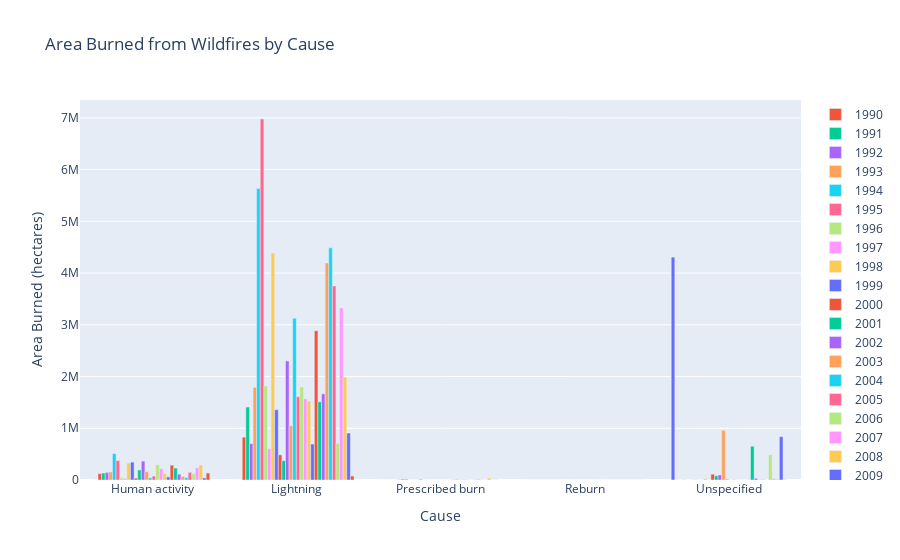

Notebook source saved alongside this figure:
### Code cell
areabygroup_causes = areabygroup.groupby(['Cause']).sum().reset_index()
cause_figs = px.bar(areabygroup_causes, x='Cause', y=2021, barmode='group', title='Area Burned from Wildfires by Cause')
for i in range(1990,2021):
    cause_figs.add_bar(x=areabygroup_causes['Cause'], y=areabygroup_causes[i], name=i)
cause_figs.update_layout(yaxis_title="Area Burned (hectares)")
cause_figs.show()

### Figure 1 — Plotly figure (JSON) as saved in the notebook; plotly's stock layout.template omitted (floating-point values rounded to 4 significant figures)
{"data": [{"alignmentgroup": "True", "hovertemplate": "Cause=%{x}<br>2021=%{y}<extra></extra>", "legendgroup": "", "marker": {"color": "#636efa", "pattern": {"shape": ""}}, "name": "", "offsetgroup": "", "orientation": "v", "showlegend": false, "textposition": "auto", "type": "bar", "x": ["Human activity", "Lightning", "Prescribed burn", "Reburn", "Unspecified"], "xaxis": "x", "y": [0, 0, 0, 0, 4307520], "yaxis": "y"}, {"name": "1990", "type": "bar", "x": ["Human activity", "Lightning", "Prescribed burn", "Reburn", "Unspecified"], "y": [124127, 828079, 0, 0, 1117]}, {"name": "1991", "type": "bar", "x": ["Human activity", "Lightning", "Prescribed burn", "Reburn", "Unspecified"], "y": [134485, 1410890, 0, 0, 412]}, {"name": "1992", "type": "bar", "x": ["Human activity", "Lightning", "Prescribed burn", "Reburn", "Unspecified"], "y": [145841, 702795, 0, 0, 3190]}, {"name": "1993", "type": "bar", "x": ["Human activity", "Lightning", "Prescribed burn", "Reburn", "Unspecified"], "y": [153454, 1789359, 7400, 0, 139]}, {"name": "1994", "type": "bar", "x": ["Human activity", "Lightning", "Prescribed burn", "Reburn", "Unspecified"], "y": [510721, 5632460, 17882, 0, 284]}, {"name": "1995", "type": "bar", "x": ["Human activity", "Lightning", "Prescribed burn", "Reburn", "Unspecified"], "y": [377085, 6977955, 15997, 0, 4322]}, {"name": "1996", "type": "bar", "x": ["Human activity", "Lightning", "Prescribed burn", "Reburn", "Unspecified"], "y": [42192, 1815726, 0, 0, 3831]}, {"name": "1997", "type": "bar", "x": ["Human activity", "Lightning", "Prescribed burn", "Reburn", "Unspecified"], "y": [28237, 604036, 0, 0, 475]}, {"name": "1998", "type": "bar", "x": ["Human activity", "Lightning", "Prescribed burn", "Reburn", "Unspecified"], "y": [328052, 4385986, 0, 0, 26994]}, {"name": "1999", "type": "bar", "x": ["Human activity", "Lightning", "Prescribed burn", "Reburn", "Unspecified"], "y": [345879, 1359676, 11158, 0, 429]}, {"name": "2000", "type": "bar", "x": ["Human activity", "Lightning", "Prescribed burn", "Reburn", "Unspecified"], "y": [35498, 486257, 18, 0, 112382]}, {"name": "2001", "type": "bar", "x": ["Human activity", "Lightning", "Prescribed burn", "Reburn", "Unspecified"], "y": [193629, 373020, 0, 0, 81020]}, {"name": "2002", "type": "bar", "x": ["Human activity", "Lightning", "Prescribed burn", "Reburn", "Unspecified"], "y": [364925, 2301358, 7, 0, 97316]}, {"name": "2003", "type": "bar", "x": ["Human activity", "Lightning", "Prescribed burn", "Reburn", "Unspecified"], "y": [160357, 1049135, 0, 0, 958910]}, {"name": "2004", "type": "bar", "x": ["Human activity", "Lightning", "Prescribed burn", "Reburn", "Unspecified"], "y": [40881, 3125309, 0, 41, 16768]}, {"name": "2005", "type": "bar", "x": ["Human activity", "Lightning", "Prescribed burn", "Reburn", "Unspecified"], "y": [75683, 1609671, 4, 0, 1410]}, {"name": "2006", "type": "bar", "x": ["Human activity", "Lightning", "Prescribed burn", "Reburn", "Unspecified"], "y": [294045, 1797131, 2, 33, 9470]}, {"name": "2007", "type": "bar", "x": ["Human activity", "Lightning", "Prescribed burn", "Reburn", "Unspecified"], "y": [216147, 1568189, 25, 1, 1104]}, {"name": "2008", "type": "bar", "x": ["Human activity", "Lightning", "Prescribed burn", "Reburn", "Unspecified"], "y": [126735, 1528464, 9297, 8, 421]}, {"name": "2009", "type": "bar", "x": ["Human activity", "Lightning", "Prescribed burn", "Reburn", "Unspecified"], "y": [60243, 695231, 7000, 6, 86]}, {"name": "2010", "type": "bar", "x": ["Human activity", "Lightning", "Prescribed burn", "Reburn", "Unspecified"], "y": [287566, 2885380, 2112, 139, 2770]}, {"name": "2011", "type": "bar", "x": ["Human activity", "Lightning", "Prescribed burn", "Reburn", "Unspecified"], "y": [230341, 1509985, 4816, 0, 652285]}, {"name": "2012", "type": "bar", "x": ["Human activity", "Lightning", "Prescribed burn", "Reburn", "Unspecified"], "y": [111844, 1665396, 2627, 0, 31823]}, {"name": "2013", "type": "bar", "x": ["Human activity", "Lightning", "Prescribed burn", "Reburn", "Unspecified"], "y": [68204, 4194251, 1122, 0, 4925]}, {"name": "2014", "type": "bar", "x": ["Human activity", "Lightning", "Prescribed burn", "Reburn", "Unspecified"], "y": [45931, 4486938, 3898, 0, 8891]}, {"name": "2015", "type": "bar", "x": ["Human activity", "Lightning", "Prescribed burn", "Reburn", "Unspecified"], "y": [147755, 3749916, 10105, 0, 606]}, {"name": "2016", "type": "bar", "x": ["Human activity", "Lightning", "Prescribed burn", "Reburn", "Unspecified"], "y": [119208, 707880, 6480, 0, 486038]}, {"name": "2017", "type": "bar", "x": ["Human activity", "Lightning", "Prescribed burn", "Reburn", "Unspecified"], "y": [236686, 3325000, 2190, 0, 25554]}, {"name": "2018", "type": "bar", "x": ["Human activity", "Lightning", "Prescribed burn", "Reburn", "Unspecified"], "y": [288796, 1986960, 37076, 0, 16020]}, {"name": "2019", "type": "bar", "x": ["Human activity", "Lightning", "Prescribed burn", "Reburn", "Unspecified"], "y": [40299, 907678, 308, 0, 837929]}, {"name": "2020", "type": "bar", "x": ["Human activity", "Lightning", "Prescribed burn", "Reburn", "Unspecified"], "y": [135135, 78386, 1392, 0, 3322]}], "layout": {"barmode": "group", "legend": {"tracegroupgap": 0}, "title": {"text": "Area Burned from Wildfires by Cause"}, "xaxis": {"anchor": "y", "domain": [0, 1], "title": {"text": "Cause"}}, "yaxis": {"anchor": "x", "domain": [0, 1], "title": {"text": "Area Burned (hectares)"}}}}
